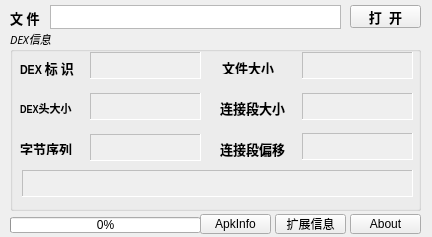
<?xml version="1.0" encoding="UTF-8"?>
<ui version="4.0">
 <class>APKDetecter</class>
 <widget class="QWidget" name="APKDetecter">
  <property name="windowModality">
   <enum>Qt::WindowModal</enum>
  </property>
  <property name="enabled">
   <bool>true</bool>
  </property>
  <property name="geometry">
   <rect>
    <x>0</x>
    <y>0</y>
    <width>432</width>
    <height>237</height>
   </rect>
  </property>
  <property name="minimumSize">
   <size>
    <width>432</width>
    <height>237</height>
   </size>
  </property>
  <property name="maximumSize">
   <size>
    <width>432</width>
    <height>237</height>
   </size>
  </property>
  <property name="windowTitle">
   <string>APKDetecter</string>
  </property>
  <property name="windowIcon">
   <iconset>
    <normaloff>C:/Users/Andy/Desktop/20150117051304968_easyicon_net_512.png</normaloff>C:/Users/Andy/Desktop/20150117051304968_easyicon_net_512.png</iconset>
  </property>
  <widget class="QLabel" name="lab_file">
   <property name="geometry">
    <rect>
     <x>10</x>
     <y>10</y>
     <width>41</width>
     <height>16</height>
    </rect>
   </property>
   <property name="font">
    <font>
     <family>Arial</family>
     <pointsize>10</pointsize>
     <weight>75</weight>
     <bold>true</bold>
    </font>
   </property>
   <property name="text">
    <string>文 件</string>
   </property>
  </widget>
  <widget class="QTextBrowser" name="te_path">
   <property name="geometry">
    <rect>
     <x>50</x>
     <y>5</y>
     <width>291</width>
     <height>24</height>
    </rect>
   </property>
  </widget>
  <widget class="QPushButton" name="file_open">
   <property name="geometry">
    <rect>
     <x>350</x>
     <y>5</y>
     <width>71</width>
     <height>23</height>
    </rect>
   </property>
   <property name="font">
    <font>
     <family>Arial</family>
     <pointsize>10</pointsize>
     <weight>75</weight>
     <bold>true</bold>
    </font>
   </property>
   <property name="text">
    <string>打  开</string>
   </property>
  </widget>
  <widget class="QGroupBox" name="groupBox">
   <property name="geometry">
    <rect>
     <x>10</x>
     <y>30</y>
     <width>411</width>
     <height>181</height>
    </rect>
   </property>
   <property name="font">
    <font>
     <family>Arabic Typesetting</family>
     <pointsize>8</pointsize>
     <weight>50</weight>
     <italic>true</italic>
     <bold>false</bold>
    </font>
   </property>
   <property name="title">
    <string>DEX信息</string>
   </property>
   <widget class="QLabel" name="lab_linksize">
    <property name="geometry">
     <rect>
      <x>210</x>
      <y>70</y>
      <width>71</width>
      <height>16</height>
     </rect>
    </property>
    <property name="font">
     <font>
      <family>Arial Narrow</family>
      <pointsize>10</pointsize>
      <weight>75</weight>
      <italic>false</italic>
      <bold>true</bold>
     </font>
    </property>
    <property name="text">
     <string>连接段大小</string>
    </property>
   </widget>
   <widget class="QLabel" name="lab_dex_flag">
    <property name="geometry">
     <rect>
      <x>10</x>
      <y>30</y>
      <width>61</width>
      <height>16</height>
     </rect>
    </property>
    <property name="font">
     <font>
      <family>Arial Narrow</family>
      <pointsize>10</pointsize>
      <weight>75</weight>
      <italic>false</italic>
      <bold>true</bold>
     </font>
    </property>
    <property name="text">
     <string>DEX 标 识</string>
    </property>
   </widget>
   <widget class="QLabel" name="lab_dexheader_size">
    <property name="geometry">
     <rect>
      <x>10</x>
      <y>70</y>
      <width>61</width>
      <height>16</height>
     </rect>
    </property>
    <property name="font">
     <font>
      <family>Arial Narrow</family>
      <weight>75</weight>
      <italic>false</italic>
      <bold>true</bold>
     </font>
    </property>
    <property name="text">
     <string>DEX头大小</string>
    </property>
   </widget>
   <widget class="QTextBrowser" name="te_endiantag">
    <property name="enabled">
     <bool>false</bool>
    </property>
    <property name="geometry">
     <rect>
      <x>80</x>
      <y>104</y>
      <width>111</width>
      <height>27</height>
     </rect>
    </property>
    <property name="font">
     <font>
      <family>Arial Narrow</family>
      <pointsize>10</pointsize>
      <weight>75</weight>
      <italic>false</italic>
      <bold>true</bold>
     </font>
    </property>
    <property name="frameShape">
     <enum>QFrame::Panel</enum>
    </property>
   </widget>
   <widget class="QLabel" name="lab_linkoff">
    <property name="geometry">
     <rect>
      <x>210</x>
      <y>111</y>
      <width>71</width>
      <height>16</height>
     </rect>
    </property>
    <property name="font">
     <font>
      <family>Arial Narrow</family>
      <pointsize>10</pointsize>
      <weight>75</weight>
      <italic>false</italic>
      <bold>true</bold>
     </font>
    </property>
    <property name="text">
     <string>连接段偏移</string>
    </property>
   </widget>
   <widget class="QTextBrowser" name="te_linkoff">
    <property name="enabled">
     <bool>false</bool>
    </property>
    <property name="geometry">
     <rect>
      <x>292</x>
      <y>103</y>
      <width>111</width>
      <height>27</height>
     </rect>
    </property>
    <property name="font">
     <font>
      <family>Arial Narrow</family>
      <pointsize>10</pointsize>
      <weight>75</weight>
      <italic>false</italic>
      <bold>true</bold>
     </font>
    </property>
    <property name="frameShape">
     <enum>QFrame::Panel</enum>
    </property>
   </widget>
   <widget class="QLabel" name="lab_file_size">
    <property name="geometry">
     <rect>
      <x>212</x>
      <y>32</y>
      <width>54</width>
      <height>12</height>
     </rect>
    </property>
    <property name="font">
     <font>
      <family>Arial Narrow</family>
      <pointsize>10</pointsize>
      <weight>75</weight>
      <italic>false</italic>
      <bold>true</bold>
     </font>
    </property>
    <property name="text">
     <string>文件大小</string>
    </property>
   </widget>
   <widget class="QTextBrowser" name="te_linksize">
    <property name="enabled">
     <bool>false</bool>
    </property>
    <property name="geometry">
     <rect>
      <x>292</x>
      <y>63</y>
      <width>111</width>
      <height>27</height>
     </rect>
    </property>
    <property name="font">
     <font>
      <family>Arial Narrow</family>
      <pointsize>10</pointsize>
      <weight>75</weight>
      <italic>false</italic>
      <bold>true</bold>
     </font>
    </property>
    <property name="frameShape">
     <enum>QFrame::Panel</enum>
    </property>
   </widget>
   <widget class="QTextBrowser" name="te_dexheader_size">
    <property name="enabled">
     <bool>false</bool>
    </property>
    <property name="geometry">
     <rect>
      <x>80</x>
      <y>63</y>
      <width>111</width>
      <height>27</height>
     </rect>
    </property>
    <property name="font">
     <font>
      <family>Arial Narrow</family>
      <pointsize>10</pointsize>
      <weight>75</weight>
      <italic>false</italic>
      <bold>true</bold>
     </font>
    </property>
    <property name="frameShape">
     <enum>QFrame::Panel</enum>
    </property>
   </widget>
   <widget class="QTextBrowser" name="te_file_size">
    <property name="enabled">
     <bool>false</bool>
    </property>
    <property name="geometry">
     <rect>
      <x>292</x>
      <y>22</y>
      <width>111</width>
      <height>27</height>
     </rect>
    </property>
    <property name="font">
     <font>
      <family>Arial Narrow</family>
      <pointsize>10</pointsize>
      <weight>75</weight>
      <italic>false</italic>
      <bold>true</bold>
     </font>
    </property>
    <property name="frameShape">
     <enum>QFrame::Panel</enum>
    </property>
   </widget>
   <widget class="QLabel" name="lab_endiantag">
    <property name="geometry">
     <rect>
      <x>10</x>
      <y>113</y>
      <width>54</width>
      <height>12</height>
     </rect>
    </property>
    <property name="font">
     <font>
      <family>Arial Narrow</family>
      <pointsize>10</pointsize>
      <weight>75</weight>
      <italic>false</italic>
      <bold>true</bold>
     </font>
    </property>
    <property name="text">
     <string>字节序列</string>
    </property>
   </widget>
   <widget class="QTextBrowser" name="te_protect">
    <property name="enabled">
     <bool>false</bool>
    </property>
    <property name="geometry">
     <rect>
      <x>12</x>
      <y>140</y>
      <width>391</width>
      <height>27</height>
     </rect>
    </property>
    <property name="font">
     <font>
      <family>Arial Narrow</family>
      <pointsize>10</pointsize>
      <weight>75</weight>
      <italic>false</italic>
      <bold>true</bold>
     </font>
    </property>
    <property name="frameShape">
     <enum>QFrame::Panel</enum>
    </property>
   </widget>
   <widget class="QTextEdit" name="te_dex_flag">
    <property name="enabled">
     <bool>false</bool>
    </property>
    <property name="geometry">
     <rect>
      <x>80</x>
      <y>22</y>
      <width>111</width>
      <height>27</height>
     </rect>
    </property>
    <property name="font">
     <font>
      <family>Arial Narrow</family>
      <pointsize>10</pointsize>
      <weight>75</weight>
      <italic>false</italic>
      <bold>true</bold>
     </font>
    </property>
    <property name="frameShape">
     <enum>QFrame::Panel</enum>
    </property>
   </widget>
  </widget>
  <widget class="QProgressBar" name="progressBar">
   <property name="enabled">
    <bool>true</bool>
   </property>
   <property name="geometry">
    <rect>
     <x>10</x>
     <y>217</y>
     <width>191</width>
     <height>16</height>
    </rect>
   </property>
   <property name="value">
    <number>0</number>
   </property>
  </widget>
  <widget class="QPushButton" name="extend_info">
   <property name="geometry">
    <rect>
     <x>275</x>
     <y>214</y>
     <width>71</width>
     <height>20</height>
    </rect>
   </property>
   <property name="text">
    <string>扩展信息</string>
   </property>
  </widget>
  <widget class="QPushButton" name="about_info">
   <property name="geometry">
    <rect>
     <x>350</x>
     <y>214</y>
     <width>71</width>
     <height>20</height>
    </rect>
   </property>
   <property name="text">
    <string>About</string>
   </property>
  </widget>
  <widget class="QPushButton" name="apk_info">
   <property name="geometry">
    <rect>
     <x>200</x>
     <y>214</y>
     <width>71</width>
     <height>20</height>
    </rect>
   </property>
   <property name="text">
    <string>ApkInfo</string>
   </property>
  </widget>
 </widget>
 <resources/>
 <connections/>
</ui>
